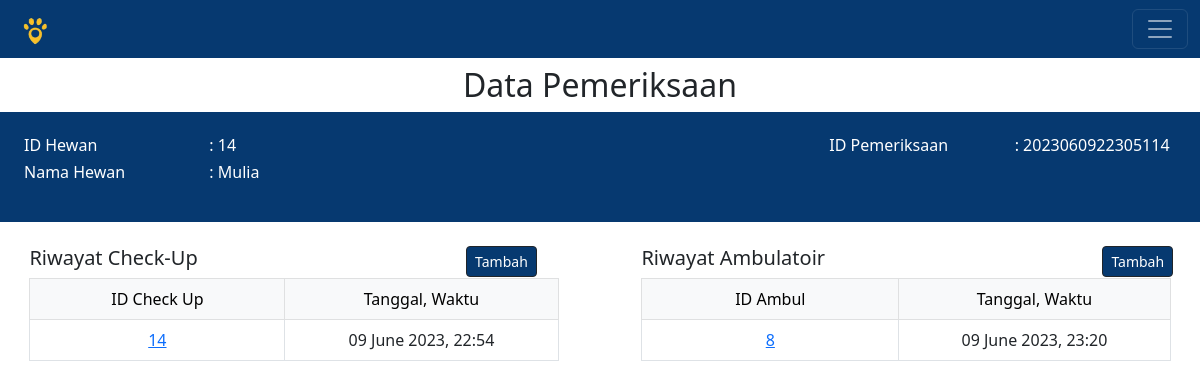
The page /data_pemeriksaan.php?id_pemeriksaan=2023060922305114&id_hewan=14 on the database its author committed.
### tables this page shows
CREATE TABLE `hewan` (
  `id_hewan` int(11) NOT NULL,
  `nama_hewan` varchar(30) NOT NULL,
  `nama_pemilik` varchar(30) NOT NULL,
  `alamat` varchar(30) NOT NULL,
  `no_wa_pemilik` varchar(20) NOT NULL,
  `umur` varchar(30) NOT NULL,
  `spesies` varchar(20) NOT NULL,
  `ras` varchar(20) NOT NULL,
  `warna` varchar(20) NOT NULL,
  `berat` varchar(30) NOT NULL,
  `jenis_kelamin` varchar(6) NOT NULL,
  `tanda_khusus` varchar(20) NOT NULL
);

CREATE TABLE `data_checkup` (
  `id_dataCheckUp` int(11) NOT NULL,
  `id_pemeriksaan` varchar(20) DEFAULT NULL,
  `id_dokter` int(11) NOT NULL,
  `id_penitipan` int(11) DEFAULT NULL,
  `perawatan` varchar(20) NOT NULL,
  `habitus` varchar(20) NOT NULL,
  `gizi` varchar(20) NOT NULL,
  `suhu` varchar(10) NOT NULL,
  `napas` varchar(10) NOT NULL,
  `nadi` varchar(10) NOT NULL,
  `pertumbuhan_badan` varchar(20) NOT NULL,
  `tanggal` datetime NOT NULL
);

CREATE TABLE `ambul` (
  `id_ambul` int(11) NOT NULL,
  `id_dokter` int(11) NOT NULL,
  `id_pemeriksaan` varchar(20) NOT NULL,
  `sikap_berdiri` varchar(20) NOT NULL,
  `turgor_kulit` varchar(20) NOT NULL,
  `mukosa_mata` varchar(20) NOT NULL,
  `cermin_hidung` varchar(20) NOT NULL,
  `intergumen` varchar(20) NOT NULL,
  `alat_gerak` varchar(20) NOT NULL,
  `sirkulasi` varchar(20) NOT NULL,
  `pencernaan` varchar(20) NOT NULL,
  `genetal` varchar(20) NOT NULL,
  `diagnosa` text NOT NULL,
  `prognosa` text NOT NULL,
  `pengobatan` varchar(20) NOT NULL,
  `pemeriksaan_ulang` varchar(20) NOT NULL,
  `tanggal` datetime NOT NULL
);

### data_pemeriksaan.php (the view, shortened to what this page needs)
<?php
	include 'koneksi.php';
?>
<!DOCTYPE html>
<html>
<head>
	<link href="https://cdn.jsdelivr.net/npm/bootstrap@5.2.2/dist/css/bootstrap.min.css" rel="stylesheet">
	<link rel="stylesheet" href="home.css">
</head>
<body>
	<nav class="navbar navbar-dark" style="background-color:#063970">
  	<div class="container-fluid">
  	  <a class="navbar-brand"><img src="Images/logo.png" style="height:30px" alt="BAROKAH 2"></a>
  	  <button class="navbar-toggler" type="button" data-bs-toggle="offcanvas" data-bs-target="#offcanvasRight" aria-controls="offcanvasRight">
  	  	<span class="navbar-toggler-icon"></span>
  	  </button>
  	</div>
	</nav>
	<?php
	$id_hewan = $_GET['id_hewan'];
	$id_pemeriksaan = $_GET['id_pemeriksaan'];
	$query1= mysqli_query($connect, "SELECT * FROM hewan where id_hewan='$id_hewan'");
	$query3= mysqli_query($connect, "SELECT * FROM ambul where id_pemeriksaan='$id_pemeriksaan' ORDER BY id_ambul DESC");
	$query2= mysqli_query($connect, "SELECT * FROM data_checkup where id_pemeriksaan='$id_pemeriksaan' ORDER BY id_dataCheckUp DESC");
	while ($data1 = mysqli_fetch_array($query1)) {
	?>
	<center class="my-1 pt-1">
	<h2>Data Pemeriksaan</h2>
	<div style="width:100%; background-color:#063970;" class="py-4 px-2">
		<div class="row">
			<div class="col-2 mr-0">
			<div style="color:white; text-align:left;" class="mb-3 mx-3">
				<h6>ID Hewan</h6>
				<h6>Nama Hewan</h6>
			</div>
			</div>
			<div class="col-6 mr-5">
			<div style="color:white; text-align:left;">
				<h6><?= ": ".$id_hewan;?></h6>
				<h6><?= ": ".$data1['nama_hewan'];?></h6>
			</div>
			</div>
	<?php } ?>
			<div class="col-2">
			<div style="color:white; text-align:left;" class="mb-3 mx-3">
				<h6>ID Pemeriksaan</h6>
			</div>
			</div>
			<div class="col-2 mr-3">
			<div style="color:white; text-align:left;">
				<h6><?= ": ".$id_pemeriksaan;?></h6>
			</div>
			</div>
		</div>
	</div>
	<div class="row">
		<div class="col-6">
			<div style="width:90%;" class="mt-4">
			<div class="row">
				<div class="col-9">
					<h5 style="text-align:left">Riwayat Check-Up</h5>
				</div>
				<div class="col-3">
					<a type="button" href="inputCheckUp.php?id_hewan=<?= $id_hewan?>&id_pemeriksaan=<?=$id_pemeriksaan;?>&id_dokter=<?=$id_dokter;?>&message=pemeriksaan" class="btn btn-dark btn-lg btn-merkcolor btn-sm" style="align:right">Tambah</a>
				</div>
			</div>
			<table class="table table-bordered" style="text-align:center">
			<thead class="table-light">
				<tr>
					<td class="col-1">ID Check Up</td>
					<td class="col-1">Tanggal, Waktu</td>
				</tr>
			</thead>
				<tbody>
					<?php
					while ($data2 = mysqli_fetch_array($query2)) {
					?>
							<tr>
							<td><a href="output_checkup.php?id_dataCheckUp=<?=$data2['id_dataCheckUp'];?>"><?=$data2['id_dataCheckUp'];?></a></td>
							<td><?= date('d F Y',strtotime($data2['tanggal'])).", ".date('H:i', strtotime($data2['tanggal']));?></td>
							</tr>
					<?php } ?>
				</tbody>
			</table>
			</div>
		</div>
		<div class="col-6">
			<div style="width:90%;" class="mt-4">
				<div class="row">
				<div class="col-10">
					<h5 style="text-align:left">Riwayat Ambulatoir</h5>
				</div>
				<div class="col-2">
					<a type="button" href="input_ambul.php?id_hewan=<?=$id_hewan;?>&id_pemeriksaan=<?=$id_pemeriksaan;?>&id_dokter=<?=$id_dokter;?>" class="btn btn-dark btn-lg btn-merkcolor btn-sm" >Tambah</a>
				</div>
				</div>
				<table class="table table-bordered" style="text-align:center">
				<thead class="table-light">
				<tr>
					<td class="col-1">ID Ambul</td>
					<td class="col-1">Tanggal, Waktu</td>
				</tr>
				</thead>
				<tbody>
					<?php
					while ($data3 = mysqli_fetch_array($query3)) { ?>
					<tr>
						<td><a href="output_ambul.php?id_ambul=<?=$data3['id_ambul'];?>"><?=$data3['id_ambul'];?></a></td>
						<td><?= date('d F Y',strtotime($data3['tanggal'])).", ".date('H:i', strtotime($data3['tanggal']));?></td>
					</tr>
				<?php }
				?>
				</tbody>
				</table>
			</div>
		</div>
	</div>
	</center>
</body>
</html>

### data_pemeriksaan.php (style rules this page uses)
.btn-merkcolor { background-color:#063970; }

### rows shown on the page
hewan: nama_hewan "Mulia"
data_checkup: id_dataCheckUp "14", tanggal "09 June 2023", tanggal "22:54"
ambul: id_ambul "8", tanggal "09 June 2023", tanggal "23:20"

### other values the page prints
$id_pemeriksaan "2023060922305114"
